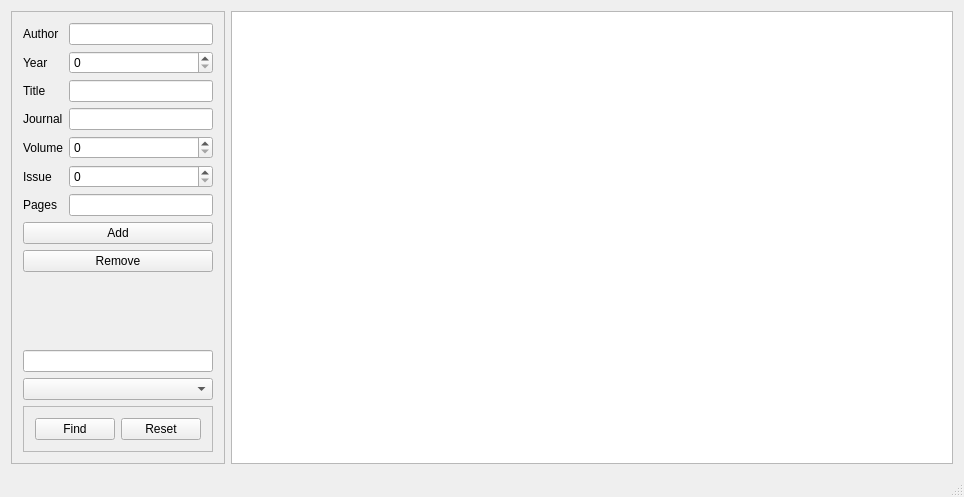
<?xml version="1.0" encoding="UTF-8"?>
<ui version="4.0">
 <class>MainWindow</class>
 <widget class="QMainWindow" name="MainWindow">
  <property name="geometry">
   <rect>
    <x>0</x>
    <y>0</y>
    <width>964</width>
    <height>497</height>
   </rect>
  </property>
  <property name="windowTitle">
   <string>MainWindow</string>
  </property>
  <widget class="QWidget" name="centralWidget">
   <layout class="QGridLayout" name="gridLayout">
    <item row="0" column="1">
     <widget class="QTableView" name="tableView"/>
    </item>
    <item row="0" column="0">
     <widget class="QFrame" name="frame">
      <property name="sizePolicy">
       <sizepolicy hsizetype="Maximum" vsizetype="Preferred">
        <horstretch>0</horstretch>
        <verstretch>0</verstretch>
       </sizepolicy>
      </property>
      <property name="frameShape">
       <enum>QFrame::StyledPanel</enum>
      </property>
      <property name="frameShadow">
       <enum>QFrame::Raised</enum>
      </property>
      <layout class="QGridLayout" name="gridLayout_2">
       <item row="9" column="0">
        <spacer name="verticalSpacer">
         <property name="orientation">
          <enum>Qt::Vertical</enum>
         </property>
         <property name="sizeHint" stdset="0">
          <size>
           <width>20</width>
           <height>40</height>
          </size>
         </property>
        </spacer>
       </item>
       <item row="8" column="0" colspan="2">
        <widget class="QPushButton" name="btnRemove">
         <property name="text">
          <string>Remove</string>
         </property>
        </widget>
       </item>
       <item row="7" column="0" colspan="2">
        <widget class="QPushButton" name="btnAdd">
         <property name="text">
          <string>Add</string>
         </property>
        </widget>
       </item>
       <item row="2" column="0">
        <widget class="QLabel" name="label_3">
         <property name="text">
          <string>Title</string>
         </property>
        </widget>
       </item>
       <item row="4" column="0">
        <widget class="QLabel" name="label_5">
         <property name="text">
          <string>Volume</string>
         </property>
        </widget>
       </item>
       <item row="3" column="0">
        <widget class="QLabel" name="label_4">
         <property name="text">
          <string>Journal</string>
         </property>
        </widget>
       </item>
       <item row="1" column="0">
        <widget class="QLabel" name="label_2">
         <property name="text">
          <string>Year</string>
         </property>
        </widget>
       </item>
       <item row="0" column="1">
        <widget class="QLineEdit" name="txtAuthor"/>
       </item>
       <item row="12" column="0" colspan="2">
        <widget class="QFrame" name="frame_2">
         <property name="frameShape">
          <enum>QFrame::StyledPanel</enum>
         </property>
         <property name="frameShadow">
          <enum>QFrame::Raised</enum>
         </property>
         <layout class="QHBoxLayout" name="horizontalLayout">
          <item>
           <widget class="QPushButton" name="btnFind">
            <property name="text">
             <string>Find</string>
            </property>
           </widget>
          </item>
          <item>
           <widget class="QPushButton" name="btnReset">
            <property name="text">
             <string>Reset</string>
            </property>
           </widget>
          </item>
         </layout>
        </widget>
       </item>
       <item row="0" column="0">
        <widget class="QLabel" name="label">
         <property name="text">
          <string>Author</string>
         </property>
        </widget>
       </item>
       <item row="5" column="0">
        <widget class="QLabel" name="label_6">
         <property name="text">
          <string>Issue</string>
         </property>
        </widget>
       </item>
       <item row="10" column="0" colspan="2">
        <widget class="QLineEdit" name="txtFind"/>
       </item>
       <item row="11" column="0" colspan="2">
        <widget class="QComboBox" name="cmbFind"/>
       </item>
       <item row="2" column="1">
        <widget class="QLineEdit" name="txtTitle"/>
       </item>
       <item row="4" column="1">
        <widget class="QSpinBox" name="spnVolume"/>
       </item>
       <item row="3" column="1">
        <widget class="QLineEdit" name="txtJournal"/>
       </item>
       <item row="1" column="1">
        <widget class="QSpinBox" name="spnYear"/>
       </item>
       <item row="5" column="1">
        <widget class="QSpinBox" name="spnIssue"/>
       </item>
       <item row="6" column="1">
        <widget class="QLineEdit" name="txtPages"/>
       </item>
       <item row="6" column="0">
        <widget class="QLabel" name="label_7">
         <property name="text">
          <string>Pages</string>
         </property>
        </widget>
       </item>
      </layout>
     </widget>
    </item>
   </layout>
  </widget>
  <widget class="QStatusBar" name="statusBar"/>
 </widget>
 <layoutdefault spacing="6" margin="11"/>
 <resources/>
 <connections/>
</ui>
